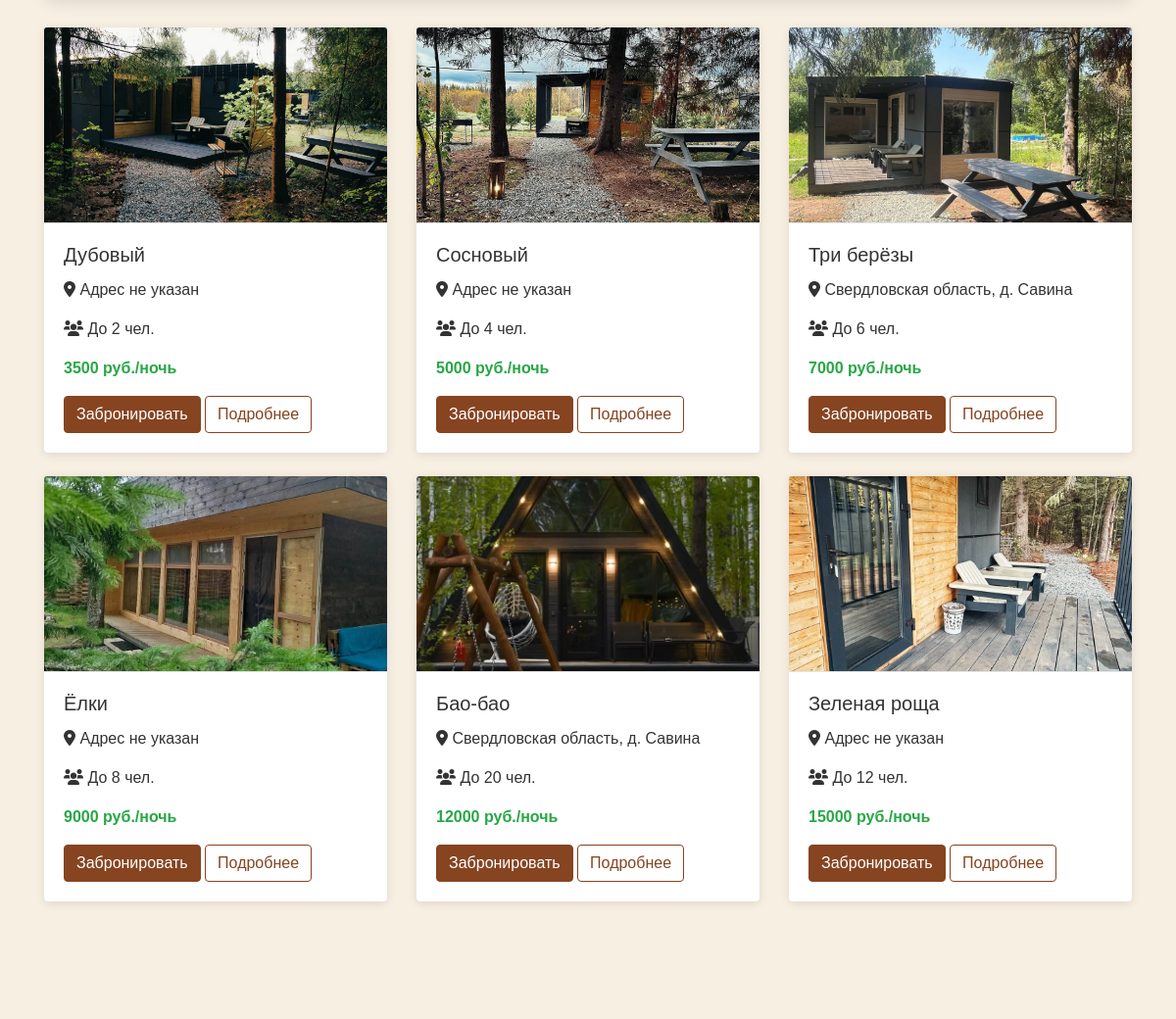
The page /cottages/ (middle part) on the database as committed earlier.
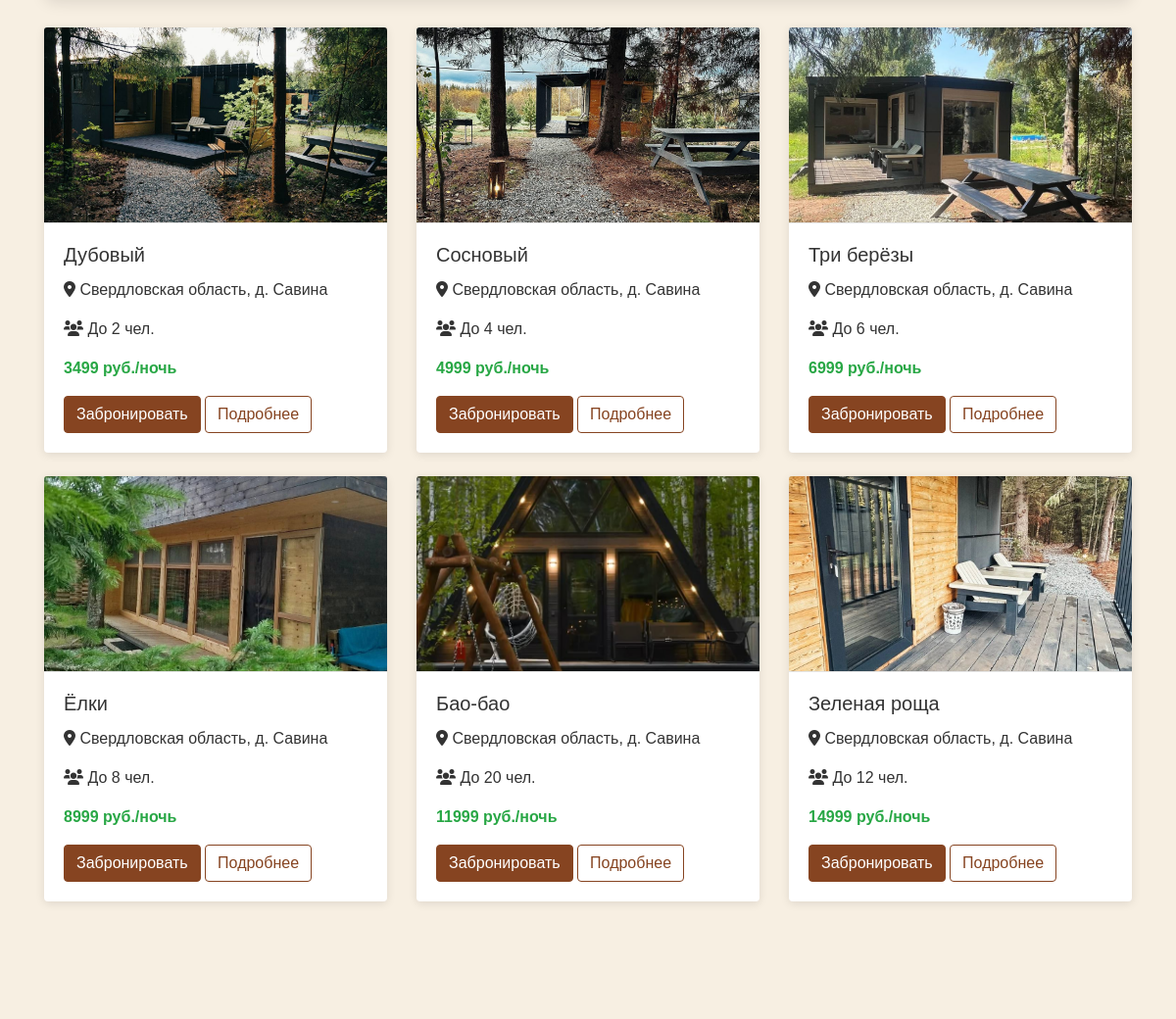
The same page on the database as committed later.
### recreation/models.py (models this page shows, shortened)
class House(models.Model):
    house_id = models.AutoField(primary_key=True, verbose_name="ID дома")
    employee_id = models.ForeignKey(
        Employee,
        on_delete=models.SET_NULL,
        null=True,
        blank=True,
        verbose_name="Ответственный сотрудник",
    )
    name = models.CharField(max_length=100, verbose_name="Название коттеджа")
    slug = models.SlugField(
        max_length=100, unique=True, blank=True, verbose_name="URL-идентификатор"
    )
    location = models.CharField(max_length=200, verbose_name="Местоположение")
    capacity = models.IntegerField(verbose_name="Вместимость (чел.)")
    price_per_night = models.IntegerField(verbose_name="Цена за ночь (руб.)")
    image = models.ImageField(
        upload_to="houses/", verbose_name="Изображение", blank=True, null=True
    )
    is_active = models.BooleanField(default=True, verbose_name="Активен")
    history = HistoricalRecords()  # Добавляем историю
    @property
    def get_image_url(self):
        if self.image and hasattr(self.image, "url"):
            return self.image.url
    def image_exists(self):
        if self.image and hasattr(self.image, "url"):
            return True

### recreation/views.py (the view)
# urls.py: path("cottages/", views.cottages, name="cottages"),
def cottages(request):
    check_in = request.GET.get("check_in", "")
    check_out = request.GET.get("check_out", "")
    guests = int(request.GET.get("guests", 2))
    houses = House.objects.filter(capacity__gte=guests)
    house_filter = HouseFilter(request.GET, queryset=houses)
    filtered_houses = house_filter.qs
    houses_data = []
    for house in filtered_houses:
        houses_data.append(
            {
                "obj": house,
                "image_url": house.get_image_url,  # Убраны скобки, так как это свойство
                "image_exists": house.image_exists(),
            }
        )
    return render(
        request,
        "cottages.html",
        {
            "houses_data": houses_data,
            "check_in": check_in,
            "check_out": check_out,
            "guests": guests,
            "guest_range": range(1, 21),
            "filter": house_filter,  # Передаём фильтр для формы
        },
    )

### recreation/templates/cottages.html (shortened to what this page needs)
<!DOCTYPE html>
<html lang="ru">
<head>
    {% load static %}
    <link rel="stylesheet" href="https://stackpath.bootstrapcdn.com/bootstrap/4.5.2/css/bootstrap.min.css">
    <link rel="stylesheet" href="https://cdnjs.cloudflare.com/ajax/libs/font-awesome/6.0.0/css/all.min.css">
</head>
<body>
    <section class="cottages-section py-5">
        <div class="container">
            <div class="row">
                {% for house in houses_data %}
                <div class="col-lg-4 col-md-6 mb-4">
                    <div class="cottage-card card h-100">
                        <img src="{% static 'images/' %}{{ house.obj.slug }}.jpg"
                            class="card-img-top"
                            alt="{{ house.obj.name }}"
                            onerror="this.onerror=null;this.src='{% static 'images/image.jpg' %}'">
                        <div class="card-body">
                            <h5 class="card-title">{{ house.obj.name }}</h5>
                            <p class="card-text">
                                <i class="fas fa-map-marker-alt"></i>
                                {{ house.obj.location|default:"Адрес не указан" }}
                            </p>
                            <p class="card-text">
                                <i class="fas fa-users"></i> До {{ house.obj.capacity }} чел.
                            </p>
                            <p class="card-text text-success font-weight-bold">
                                {{ house.obj.price_per_night }} руб./ночь
                            </p>
                            <div class="d-grid gap-2">
                                <a href="{% url 'booking' %}?house={{ house.obj.house_id }}&check_in={{ check_in|urlencode }}&check_out={{ check_out|urlencode }}&guests={{ guests }}"
                                   class="btn btn-primary">
                                    Забронировать
                                </a>
                                <a href="{% url 'cottage_detail' slug=house.obj.slug %}"
                                   class="btn btn-outline-primary">
                                    Подробнее
                                </a>
                            </div>
                        </div>
                    </div>
                </div>
                {% empty %}
                <div class="col-12">
                    <div class="alert alert-info">
                        По вашему запросу ничего не найдено. Попробуйте изменить параметры фильтрации.
                    </div>
                </div>
                {% endfor %}
            </div>
        </div>
    </section>
</body>
</html>

### recreation/templates/cottages.html (style rules this page uses)
:root { --primary-color: #864421; --secondary-color: #f7efe2; --text-color: #333; --light-text: #fff; --dark-brown: #5a2d0c; --transition: all 0.3s ease; }
.btn-primary { background-color: var(--primary-color); border-color: var(--primary-color); }
.btn-outline-primary { color: var(--primary-color); border-color: var(--primary-color); }
.cottage-card { transition: all 0.3s ease; border: none; box-shadow: 0 2px 10px rgba(0,0,0,0.1); }
* { margin: 0; padding: 0; box-sizing: border-box; font-family: 'Montserrat', sans-serif; }
body { background-color: var(--secondary-color); color: var(--text-color); }
.cottages-section { padding: 60px 0; }
.card-img-top { border-bottom: 1px solid rgba(0,0,0,0.1); }
.cottage-card .card-img-top { height: 200px; object-fit: cover; }

Rows that differ between the two databases and show on the page:
changed House "Дубовый": obj.location "Адрес не указан" → "Свердловская область, д. Савина"; obj.price_per_night "3500" → "3499"
changed House "Сосновый": obj.location "Адрес не указан" → "Свердловская область, д. Савина"; obj.price_per_night "5000" → "4999"
changed House "Три берёзы": obj.price_per_night "7000" → "6999"
changed House "Ёлки": obj.location "Адрес не указан" → "Свердловская область, д. Савина"; obj.price_per_night "9000" → "8999"
changed House "Бао-бао": obj.price_per_night "12000" → "11999"
changed House "Зеленая роща": obj.location "Адрес не указан" → "Свердловская область, д. Савина"; obj.price_per_night "15000" → "14999"
